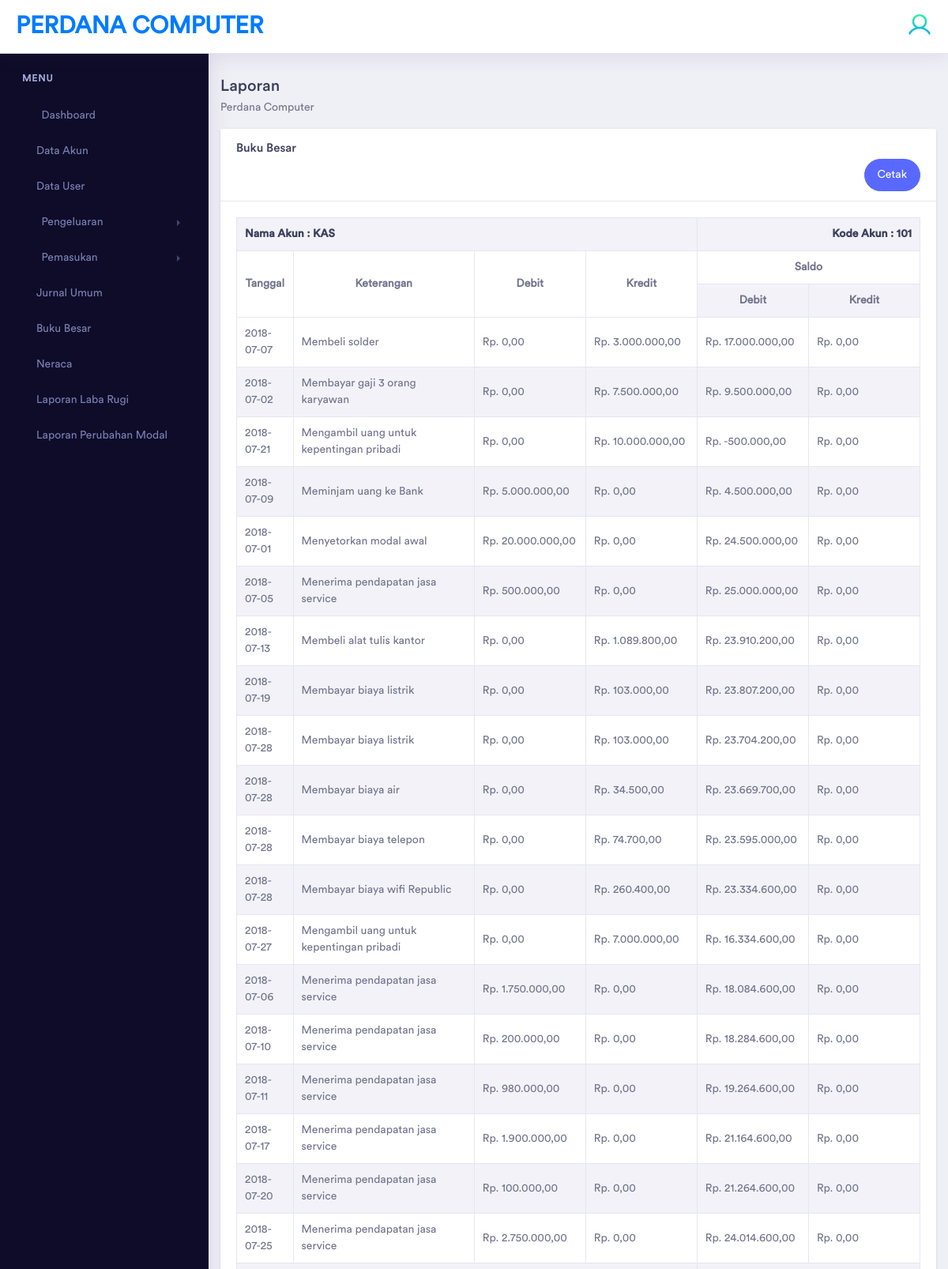
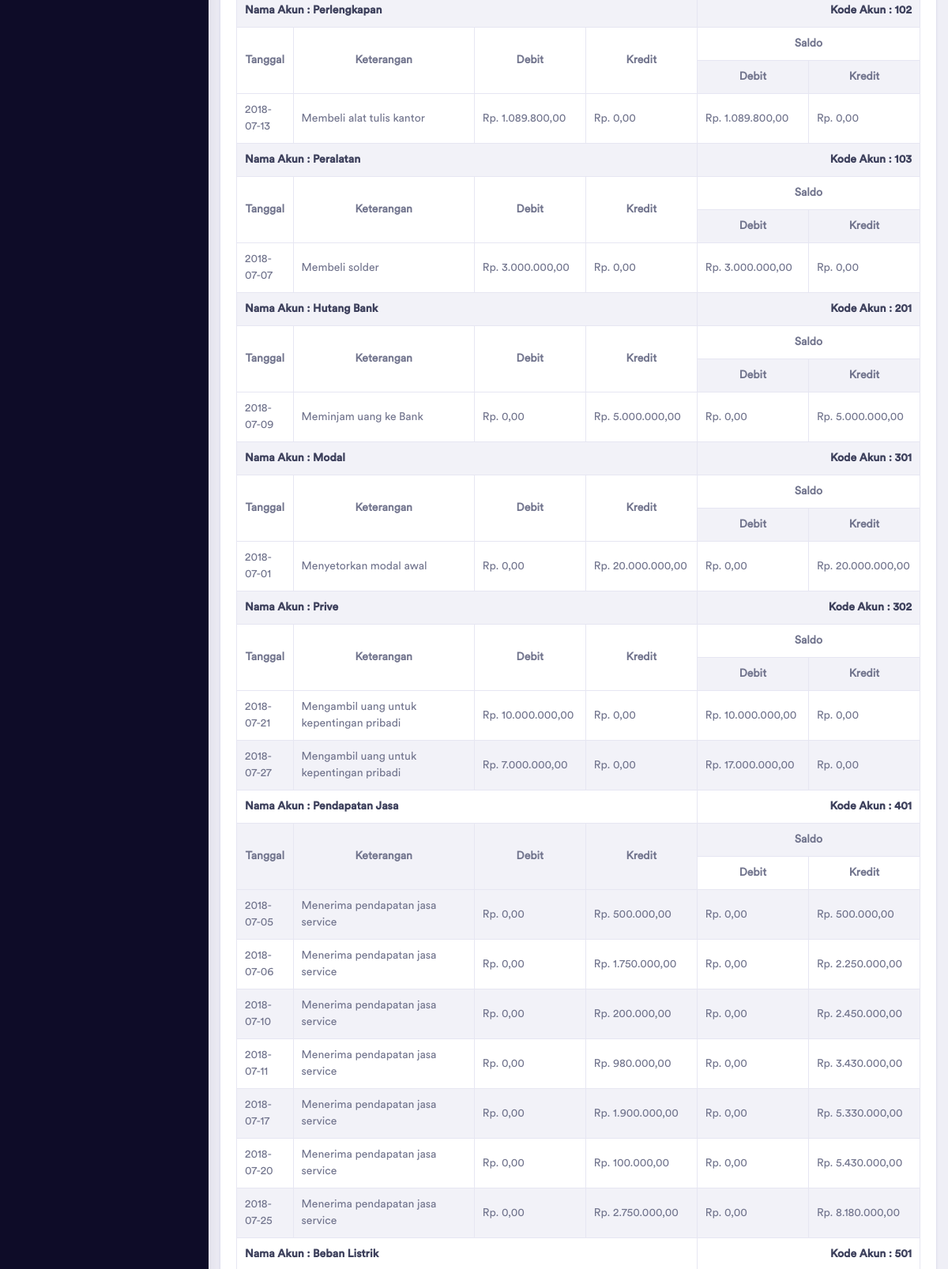
The page /modules/bukubesar.php (signed in, upper part) on the database its author committed (2 pictures, top to bottom).
### tables this page shows
CREATE TABLE `kas` (
  `id_kas` int(11) NOT NULL,
  `nomortransaksi_kas` varchar(100) NOT NULL,
  `tanggal_kas` varchar(100) NOT NULL,
  `keterangan_kas` varchar(200) NOT NULL,
  `id_baganakun` int(100) NOT NULL,
  `debit_kas` varchar(200) NOT NULL,
  `kredit_kas` varchar(200) NOT NULL
);

CREATE TABLE `jurnal_umum` (
  `id_jurnalumum` int(255) NOT NULL,
  `tanggal_jurnalumum` date NOT NULL,
  `nomorbukti_jurnalumum` varchar(100) NOT NULL,
  `keterangan_jurnalumum` varchar(225) NOT NULL,
  `id_baganakun` int(255) NOT NULL,
  `debit_jurnalumum` varchar(225) NOT NULL,
  `kredit_jurnalumum` varchar(225) NOT NULL
);

CREATE TABLE `bagan_akun` (
  `id_baganakun` int(11) NOT NULL,
  `kode_akun` varchar(100) NOT NULL,
  `nama_akun` varchar(100) NOT NULL,
  `posisi` varchar(10) NOT NULL,
  `status_akun` enum('Debit','Kredit') NOT NULL,
  `posisi_neraca` varchar(10) NOT NULL,
  `pm` varchar(10) NOT NULL,
  `jenis` varchar(10) NOT NULL
);

### config/koneksi.php (called while the page is built, shortened)
<?php
 $base_url="http://localhost/Webakuntansi/";
?>

### modules/bukubesar.php (the view, shortened to what this page needs)
<?php
include "../config/koneksi.php";
?>
<!doctype html>
<html lang="en">
<head>
    <link rel="stylesheet" href="<?php echo $base_url;?>includes/assets/vendor/bootstrap/css/bootstrap.min.css">
    <link href="<?php echo $base_url;?>includes/assets/vendor/fonts/circular-std/style.css" rel="stylesheet">
    <link rel="stylesheet" href="<?php echo $base_url;?>includes/assets/libs/css/style.css">
    <link rel="stylesheet" href="<?php echo $base_url;?>includes/assets/vendor/fonts/fontawesome/css/fontawesome-all.css">
    <link rel="stylesheet" href="<?php echo $base_url;?>includes/assets/vendor/charts/morris-bundle/morris.css">
    <link rel="stylesheet" href="<?php echo $base_url;?>includes/assets/vendor/fonts/material-design-iconic-font/css/materialdesignicons.min.css">
</head>
<body>
<?php if(@$_SESSION['username']){
  ?>
    <div class="dashboard-main-wrapper">
    <?php include "header.php";
  ?>
	    </div>
	    <div class="nav-left-sidebar sidebar-dark">
      <?php include "sidebar.php";
  ?>
	    </div>
	    <div class="dashboard-wrapper">
	        <div class="dashboard-influence">
	            <div class="container-fluid">
                <div class="row">
                    <div class="col-xl-12">
                         <div class="row">
                            <div class="col-xl-12 col-lg-12 col-md-12 col-sm-12 col-12">
                                <div class="section-block" id="data">
                                    <h3 class="section-title">Laporan</h3>
                                    <p>Perdana Computer</p>
                                </div>
                        <div class="card">
                            <div class="card-header">
                                <h5 class="mb-0">Buku Besar</h5>
                                <div align="right">   <a href="../modules/cetak_bukubesar.php" class="btn btn-rounded btn-primary">Cetak</a> </div>
                            </div>
                            <div class="card-body">
                            <table id="dataTable3" class="table table-striped table-bordered" style="width:100%">
                                        <tr>
                                            <th colspan="4"><b>Nama Akun : KAS </b></th>
                                            <th colspan="2">
                                                <div align="right"><b>Kode Akun : 101</b></div>
                                            </th>
                                        </tr>
                                        <tr>
                                            <td style="text-align:center;" rowspan="2" class="center" width="8%"><b>Tanggal</b></td>
                                            <td style="text-align:center;" rowspan="2" class="center" width="26%"><b>Keterangan</b></td>
                                            <td style="text-align:center;" rowspan="2" class="right" width="16%"><b>Debit</b></td>
                                            <td style="text-align:center;" rowspan="2" class="right" width="16%"><b>Kredit</b></td>
                                            <td style="text-align:center;" colspan="2" class="center"><b>Saldo</b></td>
                                        </tr>
                                        <tr>
                                            <td style="text-align:center;" class="right" width="16%"><b>Debit</b></td>
                                            <td style="text-align:center;" class="right" width="16%"><b>Kredit</b></td>
                                        </tr>
                                        <?php
                                        $query_jurnal = mysqli_query($conn, "SELECT * FROM kas  ORDER BY tanggal_kas, nomortransaksi_kas ASC");
                                        $jurnal_data = mysqli_fetch_array($query_jurnal);
                                        $saldo = 0;
                                        $posisi = "";
                                        if ($jurnal_data['debit_kas'] == 0) {
                                            $saldo = $jurnal_data['kredit_kas'];
                                            $posisi = "kanan";
                                        } else {
                                            $saldo = $jurnal_data['debit_kas'];
                                            $posisi = "kiri";
                                        }
                                        $sqlU = "SELECT * FROM kas";
                                        $queryU    = mysqli_query($conn, $sqlU);
                                        $no = 0;
                                        while ($rowsU = mysqli_fetch_array($queryU)) {
                                            $no++;
                                            ?>
                                            <tr>
                                                <td class="center"><?php echo $rowsU['tanggal_kas']; ?></td>
                                                <td class="center"><?php echo $rowsU['keterangan_kas']; ?></td>
                                                <td class="right">
                                                    <?php echo "Rp. " . number_format($rowsU['debit_kas'], 2, ',', '.') . ""; ?>
                                                </td>
                                                <td class="right">
                                                    <?php echo "Rp. " . number_format($rowsU['kredit_kas'], 2, ',', '.') . ""; ?>
                                                </td>
                                                <?php
                                                if ($posisi == "kiri") {
                                                    if ($rowsU['debit_kas'] == 0) {
                                                        $saldo = $saldo - $rowsU['kredit_kas'];
                                                        $salD = $saldo;
                                                        $salK = 0;
                                                    } else {
                                                        if ($no == 1) {
                                                            $salD = $saldo;
                                                            $salK = 0;
                                                        } else {
                                                            $saldo =  $saldo + $rowsU['debit_kas'];
                                                            $salD = $saldo;
                                                            $salK = 0;
                                                        }
                                                    }
                                                }
                                                ?>
                                                <td class="right">
                                                    <?php echo "Rp. " . number_format($salD, 2, ',', '.') . ""; ?>
                                                </td>
                                                <td class="right">
                                                    <?php echo "Rp. " . number_format($salK, 2, ',', '.') . ""; ?>
                                                </td>
                                            </tr>
                                        <?php
                                    }
                                ?>
                                    <?php
                                    $sql = "SELECT * FROM jurnal_umum INNER JOIN bagan_akun ON jurnal_umum.id_baganakun=bagan_akun.id_baganakun
               GROUP BY jurnal_umum.id_baganakun
               ORDER BY jurnal_umum.id_baganakun, jurnal_umum.tanggal_jurnalumum, jurnal_umum.nomorbukti_jurnalumum";
                                    $query    = mysqli_query($conn, $sql);
                                    while ($rows = mysqli_fetch_array($query)) {
                                        ?>
                                        <tr>
                                            <th colspan="4"><b>Nama Akun : <?= $rows['nama_akun'] ?></b></th>
                                            <th colspan="2">
                                                <div align="right"><b>Kode Akun : <?= $rows['kode_akun'] ?></b></div>
                                            </th>
                                        </tr>
                                        <tr>
                                            <td style="text-align:center;" rowspan="2" class="center" width="8%"><b>Tanggal</b></td>
                                            <td style="text-align:center;" rowspan="2" class="center" width="26%"><b>Keterangan</b></td>
                                            <td style="text-align:center;" rowspan="2" class="right" width="16%"><b>Debit</b></td>
                                            <td style="text-align:center;" rowspan="2" class="right" width="16%"><b>Kredit</b></td>
                                            <td style="text-align:center;" colspan="2" class="center"><b>Saldo</b></td>
                                        </tr>
                                        <tr>
                                            <td style="text-align:center;" class="right" width="16%"><b>Debit</b></td>
                                            <td style="text-align:center;" class="right" width="16%"><b>Kredit</b></td>
                                        </tr>
                                        <?php
                                        $id_baganakun = $rows['id_baganakun'];
                                        $query_jurnal = mysqli_query($conn, "SELECT * FROM jurnal_umum WHERE id_baganakun='$id_baganakun' ORDER BY tanggal_jurnalumum, nomorbukti_jurnalumum ASC");
                                        $jurnal_data = mysqli_fetch_array($query_jurnal);
                                        $saldo = 0;
                                        $posisi = "";
                                        if ($jurnal_data['debit_jurnalumum'] == 0) {
                                            $saldo = $jurnal_data['kredit_jurnalumum'];
                                            $posisi = "kanan";
                                        } else {
                                            $saldo = $jurnal_data['debit_jurnalumum'];
                                            $posisi = "kiri";
                                        }
                                        $sqlU = "SELECT jurnal_umum.*, bagan_akun.id_baganakun, bagan_akun.nama_akun, bagan_akun.status_akun
                                        FROM jurnal_umum LEFT JOIN bagan_akun ON jurnal_umum.id_baganakun=bagan_akun.id_baganakun
                                        WHERE jurnal_umum.id_baganakun='$rows[id_baganakun]'
                                        ORDER BY jurnal_umum.id_baganakun, jurnal_umum.tanggal_jurnalumum, jurnal_umum.nomorbukti_jurnalumum";
                                        $queryU    = mysqli_query($conn, $sqlU);
                                        $no = 0;
                                        while ($rowsU = mysqli_fetch_array($queryU)) {
                                            $no++;
                                            ?>
                                            <tr>
                                                <td class="center"><?php echo $rowsU['tanggal_jurnalumum']; ?></td>
                                                <td class="center"><?php echo $rowsU['keterangan_jurnalumum']; ?></td>
                                                <td class="right">
                                                    <?php echo "Rp. " . number_format($rowsU['debit_jurnalumum'], 2, ',', '.') . ""; ?>
                                                </td>
                                                <td class="right">
                                                    <?php echo "Rp. " . number_format($rowsU['kredit_jurnalumum'], 2, ',', '.') . ""; ?>
                                                </td>
                                                <?php
                                                if ($posisi == "kiri") {
                                                    if ($rowsU['debit_jurnalumum'] == 0) {
                                                        $saldo = $saldo - $rowsU['kredit_jurnalumum'];
                                                        $salD = $saldo;
                                                        $salK = 0;
                                                    } else {
                                                        if ($no == 1) {
                                                            $salD = $saldo;
                                                            $salK = 0;
                                                        } else {
                                                            $saldo =  $saldo + $rowsU['debit_jurnalumum'];
                                                            $salD = $saldo;
                                                            $salK = 0;
                                                        }
                                                    }
                                                } else {
                                                    if ($rowsU['kredit_jurnalumum'] == 0) {
                                                        $saldo = $saldo - $rowsU['debit_jurnalumum'];
                                                        $salD = 0;
                                                        $salK = $saldo;
                                                    } else {
                                                        if ($no == 1) {
                                                            $salD = 0;
                                                            $salK = $saldo;
                                                        } else {
                                                            $saldo = $saldo + $rowsU['kredit_jurnalumum'];
                                                            $salD = 0;
                                                            $salK = $saldo;
                                                        }
                                                    }
                                                }
                                                ?>
                                                <td class="right">
                                                    <?php echo "Rp. " . number_format($salD, 2, ',', '.') . ""; ?>
                                                </td>
                                                <td class="right">
                                                    <?php echo "Rp. " . number_format($salK, 2, ',', '.') . ""; ?>
                                                </td>
                                            </tr>
                                        <?php
                                    }
                                }
                                ?>
                                </table>
                                </div>
                            </div>
                        </div>
                    </div>
                    </div>
	                    </div>
                      <?php } else { echo "<script>window.location.href='login.php'</script>";} ?>
</body>
</html>

### rows shown on the page
kas: tanggal_kas "2018-07-07", keterangan_kas "Membeli solder", debit_kas "0,00", kredit_kas "3.000.000,00", salD "17.000.000,00"
kas: tanggal_kas "2018-07-02", keterangan_kas "Membayar gaji 3 orang karyawan", debit_kas "0,00", kredit_kas "7.500.000,00", salD "9.500.000,00"
kas: tanggal_kas "2018-07-21", keterangan_kas "Mengambil uang untuk kepentingan pribadi", debit_kas "0,00", kredit_kas "10.000.000,00", salD "-500.000,00"
kas: tanggal_kas "2018-07-09", keterangan_kas "Meminjam uang ke Bank", debit_kas "5.000.000,00", kredit_kas "0,00", salD "4.500.000,00", salK "0,00"
kas: tanggal_kas "2018-07-01", keterangan_kas "Menyetorkan modal awal", debit_kas "20.000.000,00", kredit_kas "0,00", salD "24.500.000,00", salK "0,00"
kas: tanggal_kas "2018-07-05", keterangan_kas "Menerima pendapatan jasa service", debit_kas "500.000,00", kredit_kas "0,00", salD "25.000.000,00", salK "0,00"
kas: tanggal_kas "2018-07-13", keterangan_kas "Membeli alat tulis kantor", debit_kas "0,00", kredit_kas "1.089.800,00", salD "23.910.200,00"
kas: tanggal_kas "2018-07-19", keterangan_kas "Membayar biaya listrik", debit_kas "0,00", kredit_kas "103.000,00", salD "23.807.200,00"
kas: tanggal_kas "2018-07-28", keterangan_kas "Membayar biaya listrik", debit_kas "0,00", kredit_kas "103.000,00", salD "23.704.200,00"
kas: tanggal_kas "2018-07-28", keterangan_kas "Membayar biaya air", debit_kas "0,00", kredit_kas "34.500,00", salD "23.669.700,00"
kas: tanggal_kas "2018-07-28", keterangan_kas "Membayar biaya telepon", debit_kas "0,00", kredit_kas "74.700,00", salD "23.595.000,00"
kas: tanggal_kas "2018-07-28", keterangan_kas "Membayar biaya wifi Republic", debit_kas "0,00", kredit_kas "260.400,00", salD "23.334.600,00"
kas: tanggal_kas "2018-07-27", keterangan_kas "Mengambil uang untuk kepentingan pribadi", debit_kas "0,00", kredit_kas "7.000.000,00", salD "16.334.600,00"
kas: tanggal_kas "2018-07-06", keterangan_kas "Menerima pendapatan jasa service", debit_kas "1.750.000,00", kredit_kas "0,00", salD "18.084.600,00", salK "0,00"
kas: tanggal_kas "2018-07-10", keterangan_kas "Menerima pendapatan jasa service", debit_kas "200.000,00", kredit_kas "0,00", salD "18.284.600,00", salK "0,00"
kas: tanggal_kas "2018-07-11", keterangan_kas "Menerima pendapatan jasa service", debit_kas "980.000,00", kredit_kas "0,00", salD "19.264.600,00", salK "0,00"
kas: tanggal_kas "2018-07-17", keterangan_kas "Menerima pendapatan jasa service", debit_kas "1.900.000,00", kredit_kas "0,00", salD "21.164.600,00", salK "0,00"
kas: tanggal_kas "2018-07-20", keterangan_kas "Menerima pendapatan jasa service", debit_kas "100.000,00", kredit_kas "0,00", salD "21.264.600,00", salK "0,00"
kas: tanggal_kas "2018-07-25", keterangan_kas "Menerima pendapatan jasa service", debit_kas "2.750.000,00", kredit_kas "0,00", salD "24.014.600,00", salK "0,00"
jurnal_umum: id_baganakun.nama_akun "Perlengkapan", id_baganakun.kode_akun "102", tanggal_jurnalumum "2018-07-13", keterangan_jurnalumum "Membeli alat tulis kantor", debit_jurnalumum "1.089.800,00", kredit_jurnalumum "0,00", salK "0,00"
jurnal_umum: id_baganakun.nama_akun "Peralatan", id_baganakun.kode_akun "103", tanggal_jurnalumum "2018-07-07", keterangan_jurnalumum "Membeli solder", debit_jurnalumum "3.000.000,00", kredit_jurnalumum "0,00", salK "0,00"
jurnal_umum: id_baganakun.nama_akun "Hutang Bank", id_baganakun.kode_akun "201", tanggal_jurnalumum "2018-07-09", keterangan_jurnalumum "Meminjam uang ke Bank", debit_jurnalumum "0,00", kredit_jurnalumum "5.000.000,00", salD "0,00"
jurnal_umum: id_baganakun.nama_akun "Modal", id_baganakun.kode_akun "301", tanggal_jurnalumum "2018-07-01", keterangan_jurnalumum "Menyetorkan modal awal", debit_jurnalumum "0,00", kredit_jurnalumum "20.000.000,00", salD "0,00"
jurnal_umum: id_baganakun.nama_akun "Prive", id_baganakun.kode_akun "302", tanggal_jurnalumum "2018-07-21", keterangan_jurnalumum "Mengambil uang untuk kepentingan pribadi", debit_jurnalumum "10.000.000,00", kredit_jurnalumum "0,00", salK "0,00"
jurnal_umum: tanggal_jurnalumum "2018-07-27", keterangan_jurnalumum "Mengambil uang untuk kepentingan pribadi", debit_jurnalumum "7.000.000,00", kredit_jurnalumum "0,00", salD "17.000.000,00", salK "0,00"
jurnal_umum: id_baganakun.nama_akun "Pendapatan Jasa", id_baganakun.kode_akun "401", tanggal_jurnalumum "2018-07-05", keterangan_jurnalumum "Menerima pendapatan jasa service", debit_jurnalumum "0,00", kredit_jurnalumum "500.000,00", salD "0,00"
jurnal_umum: tanggal_jurnalumum "2018-07-06", keterangan_jurnalumum "Menerima pendapatan jasa service", debit_jurnalumum "0,00", kredit_jurnalumum "1.750.000,00", salD "0,00", salK "2.250.000,00"
jurnal_umum: tanggal_jurnalumum "2018-07-10", keterangan_jurnalumum "Menerima pendapatan jasa service", debit_jurnalumum "0,00", kredit_jurnalumum "200.000,00", salD "0,00", salK "2.450.000,00"
jurnal_umum: tanggal_jurnalumum "2018-07-11", keterangan_jurnalumum "Menerima pendapatan jasa service", debit_jurnalumum "0,00", kredit_jurnalumum "980.000,00", salD "0,00", salK "3.430.000,00"
jurnal_umum: tanggal_jurnalumum "2018-07-17", keterangan_jurnalumum "Menerima pendapatan jasa service", debit_jurnalumum "0,00", kredit_jurnalumum "1.900.000,00", salD "0,00", salK "5.330.000,00"
jurnal_umum: tanggal_jurnalumum "2018-07-20", keterangan_jurnalumum "Menerima pendapatan jasa service", debit_jurnalumum "0,00", kredit_jurnalumum "100.000,00", salD "0,00", salK "5.430.000,00"
jurnal_umum: tanggal_jurnalumum "2018-07-25", keterangan_jurnalumum "Menerima pendapatan jasa service", debit_jurnalumum "0,00", kredit_jurnalumum "2.750.000,00", salD "0,00", salK "8.180.000,00"
jurnal_umum: id_baganakun.nama_akun "Beban Listrik", id_baganakun.kode_akun "501"
